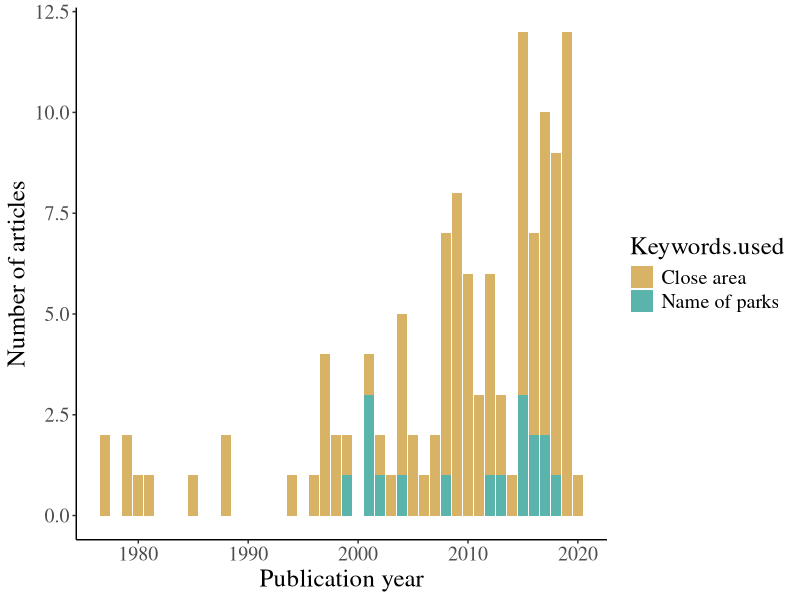
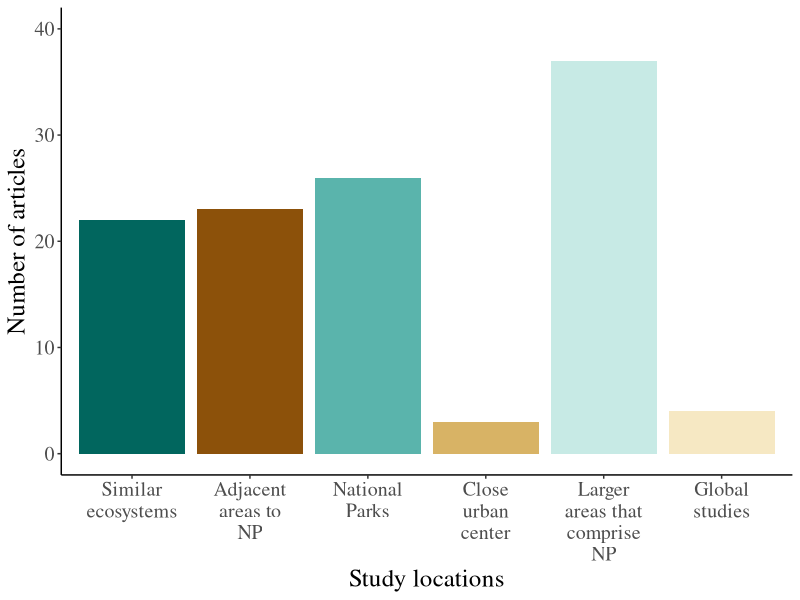
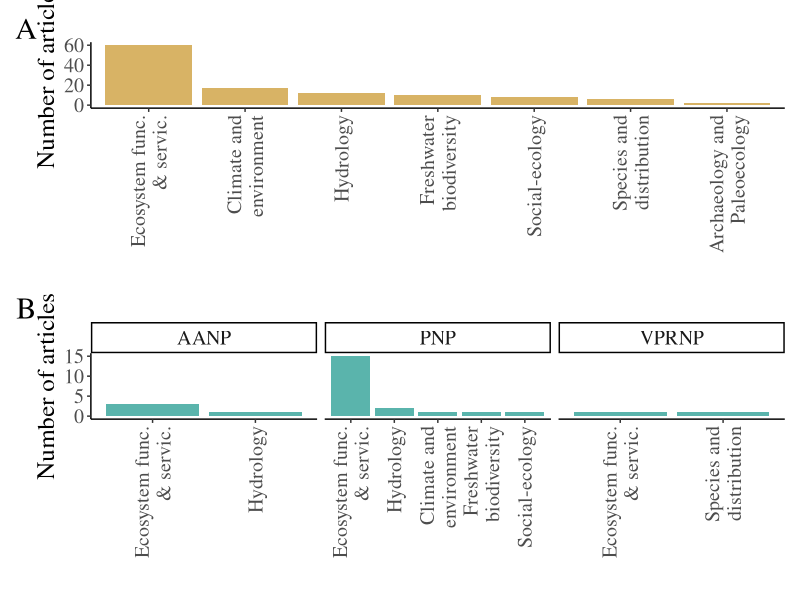
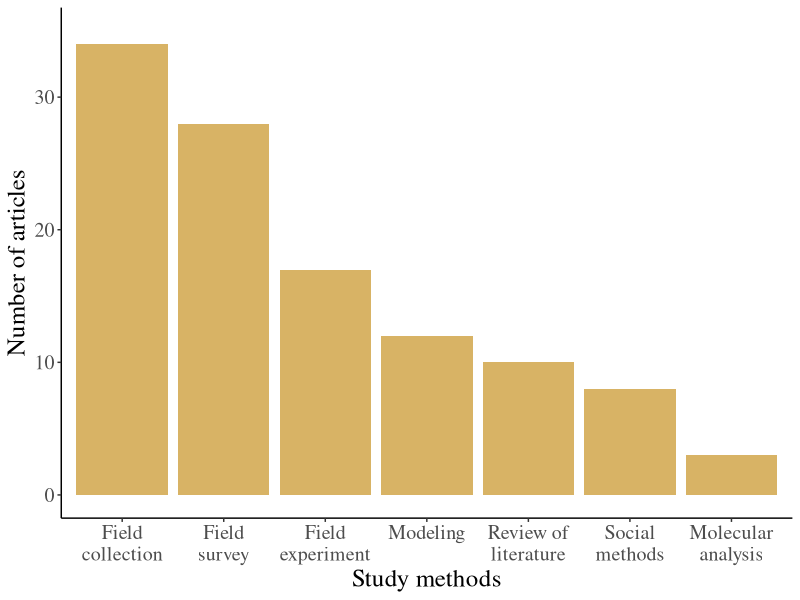
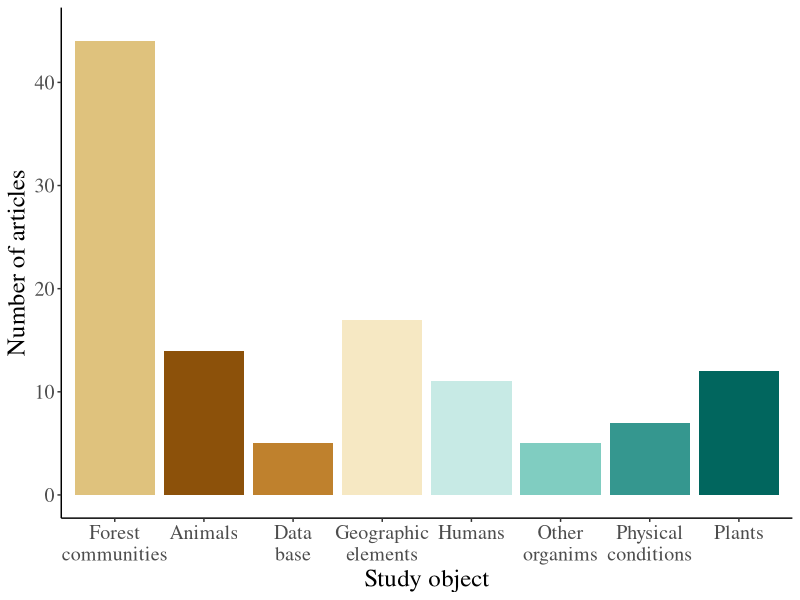
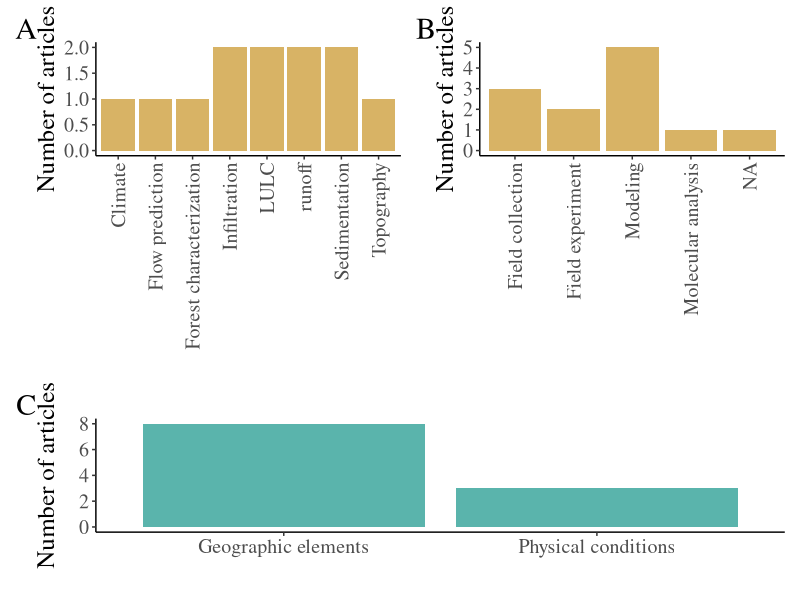
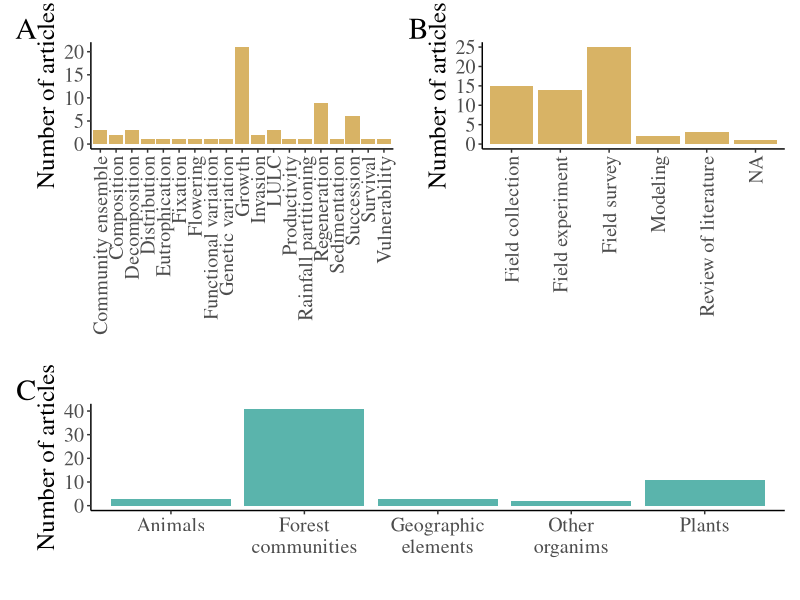
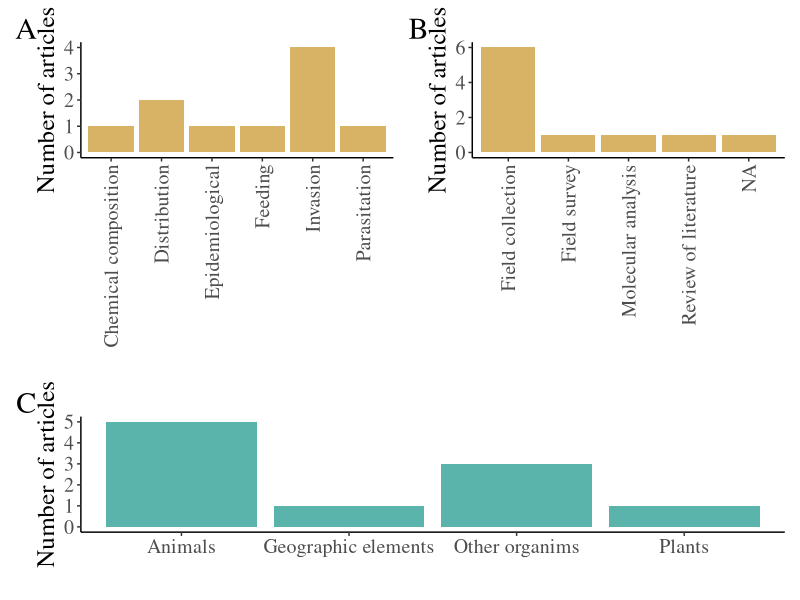

Write the R code that produced these figures, in order.
## ---- chunk 1
knitr::opts_chunk$set(echo = FALSE, comment=FALSE, message=FALSE, warning=FALSE)
library(tidyverse)
library(patchwork)
library(ggplot2)
## ---- chunk 2
DF <- read_csv("WebScience_Ref.csv")
colnames(DF) <- make.names(colnames(DF))
## ---- chunk 3
LosLagos <-read_csv("PACL_LL.csv")
## ---- chunk 4
Pub_year <-ggplot(DF) + geom_bar(aes(x = Publication.Year, fill=Keywords.used))+  labs(y="Number of articles", x="Publication year")  + theme_classic()+   theme(text=element_text(size=18,  family="Times"))+ scale_fill_manual(values = c('#d8b365','#5ab4ac'))
Pub_year
## ---- chunk 5
DF_Location <- DF %>%  group_by(Study.location) %>% summarise(n = n()) %>% ungroup() %>% dplyr::filter(!is.na(Study.location)) %>% 
  mutate(Study.location=fct_reorder(Study.location, -n))

DF_Location2 <- DF_Location %>% 
  mutate(Study.zone= case_when(Study.location %in% c("PNP", "AANP", "VPRNP")~"National Parks", 
                               Study.location %in% c("Adjacent to PNP", "Adjacent to AANP", "Adjacent to VPRNP")~"Adjacent areas to NP", 
                               Study.location %in% c("Andes of Los Rios Region", "Neuquen, Argentina", "Argentinian andes")~"Similar ecosystems", 
                               Study.location %in% c("Los Lagos Region", "2 regions","3 regions", "4 regions", "5 regions", "More than 5 regions")~"Larger areas that comprise NP", 
                               Study.location %in% c("Chile", "Chile and Argentina")~"Global studies",
                               Study.location %in% c("Valdivia")~"Close urban center")) %>%
  mutate(Study.zone= str_wrap(Study.zone, 10))
                                
Location2 <-ggplot(DF_Location2, aes(x = fct_reorder(Study.zone,n, .desc=TRUE), y = n, group = Study.location)) + geom_col(aes(fill=Study.zone), position="stack") + labs(y="Number of articles", x="Study locations")  + theme_classic()+ ylim(c(0,40))+theme(legend.position = "none")+ scale_fill_manual(values= c('#8c510a','#d8b365','#f6e8c3','#c7eae5','#5ab4ac','#01665e')) + theme(text=element_text(size=18,  family="Times"), axis.text.x = element_text(angle = 0, vjust = 1, hjust=0.5))
Location2
## ---- chunk 6
DF <- DF %>% 
  mutate(Area.of.study2= case_when(Area.of.study %in% c("Arqueological","Paleoecology" )~"Archaeology and Paleoecology",
                                          Area.of.study %in% c("Climate","Environmental conditions", "Seismiology" )~ "Climate and environment",
                                          Area.of.study %in% c("Biogeography","Species", "Exotic species" )~ "Species and distribution",
                                          Area.of.study %in%  "Ecosystem functioning and services" ~ "Ecosystem func. & servic.",
                                          Area.of.study %in% "Freshwater biodiversity" ~ "Freshwater biodiversity",
                                          Area.of.study %in% "Hydrology" ~ "Hydrology",
                                          Area.of.study %in% "Social-ecological" ~ "Social-ecology")) 
DF_Area <- DF%>% 
  mutate(Area.of.study2= str_wrap(Area.of.study2, 15)) %>% 
  group_by(Area.of.study2) %>% summarise(n = n()) %>% ungroup() %>%
   dplyr::filter(!is.na(Area.of.study2))

p1 <-ggplot(DF_Area) + geom_col(aes(x = fct_reorder(Area.of.study2, desc(n)), y=n), fill="#d8b365") +labs(y="Number of articles", x=" ")  + theme_classic()+   theme(text=element_text(size=18,  family="Times"))+ theme(axis.text.x = element_text(angle =90, vjust = 0.5, hjust=1)) 


DF_Area2 <- DF %>% dplyr::filter(Study.location %in% c("PNP", "VPRNP", "AANP")) %>% 
   mutate(Area.of.study2= case_when(Area.of.study %in% c("Arqueological","Paleoecology" )~"Archaeology and Paleoecology",
                                          Area.of.study %in% c("Climate","Environmental conditions", "Seismiology" )~ "Climate and environment",
                                          Area.of.study %in% c("Biogeography","Species", "Exotic species" )~ "Species and distribution",
                                          Area.of.study %in%  "Ecosystem functioning and services" ~ "Ecosystem func. & servic.",
                                          Area.of.study %in% "Freshwater biodiversity" ~ "Freshwater biodiversity",
                                          Area.of.study %in% "Hydrology" ~ "Hydrology",
                                          Area.of.study %in% "Social-ecological" ~ "Social-ecology")) %>% 
  mutate(Area.of.study2= str_wrap(Area.of.study2, 15)) %>% 
  group_by(Area.of.study2, Study.location) %>% summarise(n = n()) %>% ungroup() %>%
   dplyr::filter(!is.na(Area.of.study2))
  

p2 <- ggplot(DF_Area2) + geom_col(aes(x = fct_reorder(Area.of.study2, desc(n)), y=n), fill="#5ab4ac") +labs(y="Number of articles", x=" ")  + theme_classic()+   theme(text=element_text(size=18,  family="Times"))+ theme(axis.text.x = element_text(angle = 90, vjust = 0.5, hjust=1)) + facet_wrap(~Study.location, scales="free_x")

p1/p2+ plot_annotation(tag_levels = 'A')
## ---- chunk 7
DF <- DF %>% 
  mutate(General_methods= case_when(
    Methodology %in% c("Field collection", "dendrochronology", "Electric fishing")~"Field collection",  
    Methodology %in% c("Field survey", "Sampling stations")~"Field survey", 
    Methodology %in% c("Field experiment", "Transplant experiment", "Seedling experiment", "Stratigraphy")~"Field experiment", 
    Methodology %in% c("Communicational strategy", "Discussion", "Quantitative and qualitative methods", "Survey", "Interview")~"Social methods", 
    Methodology %in% c("Correlations","Modeling", "Multivariate model", "Remote sensing","Simulations", "spatially explicit model")~"Modeling", 
    Methodology %in% c("Chile", "Chile and Argentina")~"Global studies",
    Methodology %in% c("Isotopes","Genetic analysis", "Reconstruction of mtDNA")~"Molecular analysis",
    Methodology %in% c("Review of literature")~"Review of literature"))

DF_Methodology2 <- DF %>%  group_by(General_methods) %>% summarise(n = n()) %>% ungroup() %>% dplyr::filter(!is.na(General_methods)) %>% mutate(General_methods=fct_reorder(General_methods, -n)) %>% mutate(General_methods= str_wrap(General_methods, 10))

p2 <-ggplot(DF_Methodology2, aes(x = fct_reorder(General_methods, n, .desc=TRUE), y = n)) + geom_col(position="dodge", fill="#d8b365") + labs(y="Number of articles", x="Study methods")  + theme_classic()+ ylim(c(0,35))+theme(legend.position = "none") + theme(text=element_text(size=18,  family="Times"), axis.text.x = element_text(angle = 0, vjust = 1, hjust=0.5)) 
  
p2


## ---- chunk 8
DF <- DF %>% 
  mutate(General_object = case_when(
    Study.object %in% c("Household combution","People",  "Urban areas")~"Humans",  
    
    Study.object %in% c("Aegorhinus",  "Bird species", "Craspedacusta", "Crustacean", "Dromiciops","Fishes","Herpetofauna", "Salmonids", "Liolaemus", "Wild boar", "Woodwasp")~"Animals",
    
    Study.object %in% c("Cyanobacteria","Didymosphenia",  "Lichen", "Protozoa")~"Other organims",
    
    Study.object %in% c("Aquatic plants", "Chusquea","Embothrium","Ferns" ,"Lichen", "Native vegetation", "Pollen", "Proteaceae", "Sarmienta" )~"Plants",
    
    Study.object %in% c("Austrocedrus","Coihue-Rauli-Tepa forest" ,"F. cupressoides", "Forest","Native forest", "Evergreen trees", "Nothofagus", "Coihue-Rauli-Tepa")~"Forest communities",
    
    Study.object %in% c("Basins", "Groundwater Storage", "Lakes", "runoff", "Soil","Streams", "watershed", "Regional subdivision")~"Geographic elements", 
    
    Study.object %in% c("Fires","Particulate matter","Precipitation", "Rock art")~"Physical conditions",
    Study.object %in% c("Database records", "Spatial proyection", "Temperature records", "Fire database")~"Data base"))

DF_object <- DF %>%  group_by(General_object, Study.object) %>% summarise(n = n()) %>% ungroup()   %>%
    mutate(General_object= str_wrap(General_object, 8)) %>% dplyr::filter(!is.na(Study.object))  

p1 <-ggplot(DF_object, aes(x = fct_reorder(General_object, n, .desc=TRUE), y = n, group = Study.object)) + geom_col(aes(fill=General_object), position="stack") + #geom_text(aes(label =Study.object), size=4, position=position_dodge(0.9), angle=90,vjust=0.5, hjust=-0.04 ) +
labs(y="Number of articles", x="Study object")  + theme_classic()+ ylim(c(0,45))+theme(legend.position = "none")+ scale_fill_brewer(palette = "Dark2") + theme(text=element_text(size=18,  family="Times"), axis.text.x = element_text(angle =0 , vjust = 1, hjust=0.5))+
  scale_fill_manual(values = c('#8c510a','#bf812d','#dfc27d','#f6e8c3','#c7eae5','#80cdc1','#35978f','#01665e'))

p1

## ---- chunk 9
DF_Hydro <- DF %>%  group_by(Area.of.study2, Process, General_methods, General_object) %>% summarise(n = n()) %>% ungroup() %>%
  dplyr::filter(Area.of.study2== "Hydrology") #%>% dplyr::filter(!is.na(General_methods))

Hydro1 <- ggplot(DF_Hydro) + geom_col(aes(x = Process, y=n), fill="#d8b365") +labs(y="Number of articles", x=" ")  + theme_classic()+   theme(text=element_text(size=18,  family="Times"))+ theme(axis.text.x = element_text(angle = 90, vjust = 0.5, hjust=1)) 
Hydro2 <- ggplot(DF_Hydro) + geom_col(aes(x = General_methods, y=n), fill="#d8b365") +labs(y="Number of articles", x=" ")  + theme_classic()+   theme(text=element_text(size=18,  family="Times"))+ theme(axis.text.x = element_text(angle = 90, vjust = 0.5, hjust=1)) 
Hydro3 <- ggplot(DF_Hydro) + geom_col(aes(x = General_object, y=n), fill="#5ab4ac") +labs(y="Number of articles", x=" ")  + theme_classic()+   theme(text=element_text(size=18,  family="Times"))+ theme(axis.text.x = element_text(angle = 0, vjust = 1, hjust=0.5)) + ylim(c(0,8))
(Hydro1 + Hydro2)/Hydro3 + plot_annotation(tag_levels = 'A')
## ---- chunk 10
DF_Ecosys <- DF %>%  group_by(Area.of.study2, Process, General_methods, General_object) %>% summarise(n = n()) %>% ungroup() %>%
  dplyr::filter(Area.of.study2== "Ecosystem func. & servic.") %>% mutate(General_object= str_wrap(General_object,10)) 
#%>% dplyr::filter(!is.na(Area.of.study))

Ecosys1 <- ggplot(DF_Ecosys) + geom_col(aes(x = Process, y=n), fill="#d8b365") +labs(y="Number of articles", x=" ")  + theme_classic()+   theme(text=element_text(size=18,  family="Times"))+ theme(axis.text.x = element_text(angle = 90, vjust = 0.5, hjust=1)) 
Ecosys2 <- ggplot(DF_Ecosys) + geom_col(aes(x = General_methods, y=n), fill="#d8b365") +labs(y="Number of articles", x=" ")  + theme_classic()+   theme(text=element_text(size=18,  family="Times"))+ theme(axis.text.x = element_text(angle = 90, vjust = 0.5, hjust=1)) 
Ecosys3 <- ggplot(DF_Ecosys) + geom_col(aes(x = General_object, y=n), fill="#5ab4ac") +labs(y="Number of articles", x=" ")  + theme_classic()+   theme(text=element_text(size=18,  family="Times"))+ theme(axis.text.x = element_text(angle = 0, vjust = 1, hjust=0.5)) 
(Ecosys1 + Ecosys2)/Ecosys3 + plot_annotation(tag_levels = 'A')
## ---- chunk 11
DF_Fresh <- DF %>%  group_by(Area.of.study2, Process, General_methods, General_object) %>% summarise(n = n()) %>% ungroup() %>%
  dplyr::filter(Area.of.study2== "Freshwater biodiversity") %>% mutate(Process= str_wrap(Process, 20))
# %>% dplyr::filter(!is.na(Area.of.study))

Fresh1 <- ggplot(DF_Fresh) + geom_col(aes(x = Process, y=n), fill="#d8b365") +labs(y="Number of articles", x=" ")  + theme_classic()+   theme(text=element_text(size=18,  family="Times"))+ theme(axis.text.x = element_text(angle = 90, vjust = 0.5, hjust=1)) 
Fresh2 <- ggplot(DF_Fresh) + geom_col(aes(x = General_methods, y=n), fill="#d8b365") +labs(y="Number of articles", x=" ")  + theme_classic()+   theme(text=element_text(size=18,  family="Times"))+ theme(axis.text.x = element_text(angle = 90, vjust = 0.5, hjust=1)) 
Fresh3 <- ggplot(DF_Fresh) + geom_col(aes(x = General_object, y=n), fill="#5ab4ac") +labs(y="Number of articles", x=" ")  + theme_classic()+   theme(text=element_text(size=18,  family="Times"))+ theme(axis.text.x = element_text(angle = 0, vjust = 1, hjust=0.5)) 
(Fresh1 + Fresh2)/Fresh3 + plot_annotation(tag_levels = 'A')
## ---- chunk 12
DF_Social <- DF %>%  group_by(Area.of.study2, Process, General_methods, General_object) %>% summarise(n = n()) %>% ungroup() %>%
  dplyr::filter(Area.of.study2== "Social-ecology") %>% mutate(Process= str_wrap(Process, 20)) %>% mutate(General_methods= str_wrap(General_methods, 15)) 
  
#%>% mutate(Area.of.study= str_wrap(Area.of.study, 24)) %>% dplyr::filter(!is.na(Area.of.study))

Social1 <- ggplot(DF_Social) + geom_col(aes(x = Process, y=n), fill="#d8b365") +labs(y="Number of articles", x=" ")  + theme_classic()+   theme(text=element_text(size=18,  family="Times"))+ theme(axis.text.x = element_text(angle = 90, vjust = 0.5, hjust=1)) 
Social2 <- ggplot(DF_Social) + geom_col(aes(x = General_methods, y=n), fill="#d8b365") +labs(y="Number of articles", x=" ")  + theme_classic()+   theme(text=element_text(size=18,  family="Times"))+ theme(axis.text.x = element_text(angle = 90, vjust = 0.5, hjust=1)) 
Social3 <- ggplot(DF_Social) + geom_col(aes(x = General_object, y=n), fill="#5ab4ac") +labs(y="Number of articles", x=" ")  + theme_classic()+   theme(text=element_text(size=18,  family="Times"))+ theme(axis.text.x = element_text(angle = 0, vjust = 1, hjust=0.5)) 
(Social1 + Social2)/Social3 + plot_annotation(tag_levels = 'A')
